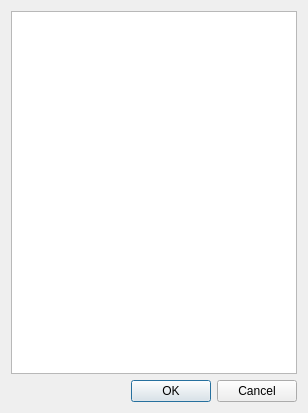
<?xml version="1.0" encoding="UTF-8"?>
<ui version="4.0">
 <class>PathSelectionDialog</class>
 <widget class="QDialog" name="PathSelectionDialog">
  <property name="geometry">
   <rect>
    <x>0</x>
    <y>0</y>
    <width>308</width>
    <height>413</height>
   </rect>
  </property>
  <property name="windowTitle">
   <string>Select path to load</string>
  </property>
  <layout class="QVBoxLayout" name="verticalLayout">
   <item>
    <widget class="QListWidget" name="listWidget"/>
   </item>
   <item>
    <widget class="QDialogButtonBox" name="buttonBox">
     <property name="orientation">
      <enum>Qt::Horizontal</enum>
     </property>
     <property name="standardButtons">
      <set>QDialogButtonBox::Cancel|QDialogButtonBox::Ok</set>
     </property>
    </widget>
   </item>
  </layout>
 </widget>
 <resources/>
 <connections>
  <connection>
   <sender>buttonBox</sender>
   <signal>accepted()</signal>
   <receiver>PathSelectionDialog</receiver>
   <slot>accept()</slot>
   <hints>
    <hint type="sourcelabel">
     <x>248</x>
     <y>254</y>
    </hint>
    <hint type="destinationlabel">
     <x>157</x>
     <y>274</y>
    </hint>
   </hints>
  </connection>
  <connection>
   <sender>buttonBox</sender>
   <signal>rejected()</signal>
   <receiver>PathSelectionDialog</receiver>
   <slot>reject()</slot>
   <hints>
    <hint type="sourcelabel">
     <x>316</x>
     <y>260</y>
    </hint>
    <hint type="destinationlabel">
     <x>286</x>
     <y>274</y>
    </hint>
   </hints>
  </connection>
 </connections>
</ui>
